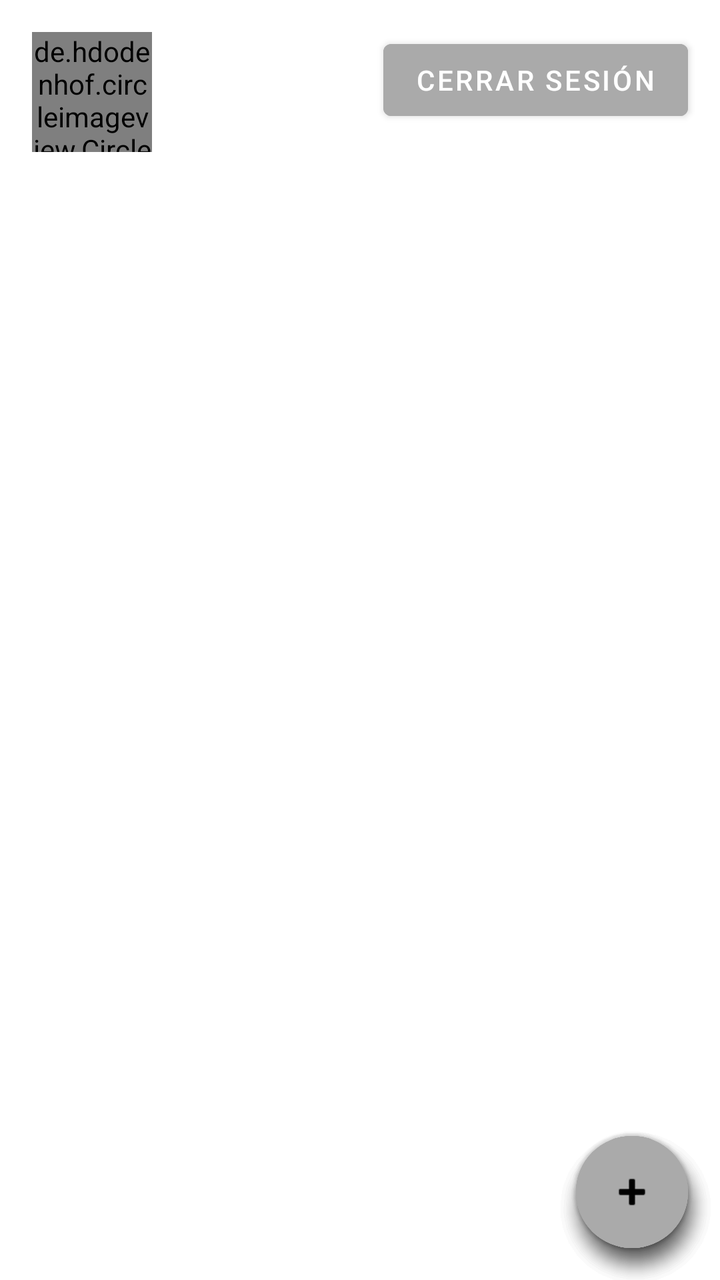
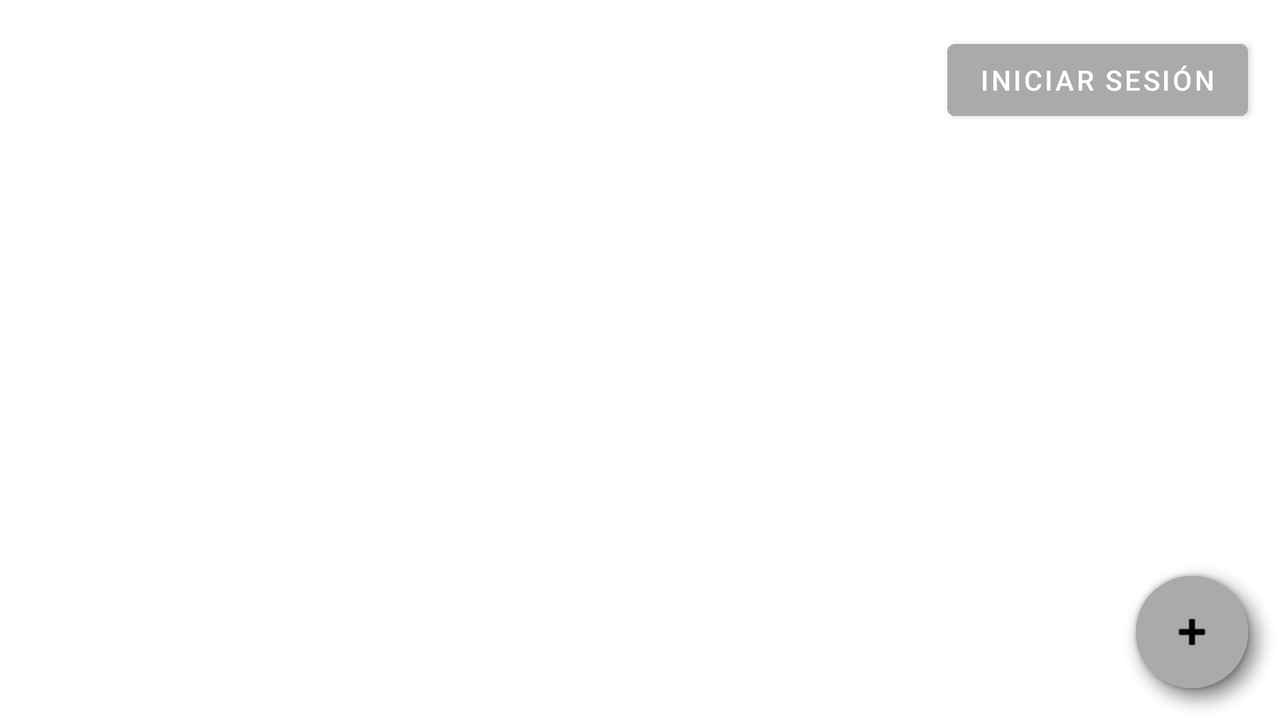

First picture: res/layout/ on a phone held upright. Second picture: the repository's own variant of that layout, on a device whose configuration matches the variant's folder. Source for both follows.
<!-- AndroidManifest.xml: activity theme Theme.MyFitnessNoteBook.NoActionBar -->
<!-- res/layout/activity_main.xml -->
<?xml version="1.0" encoding="utf-8"?>
<androidx.coordinatorlayout.widget.CoordinatorLayout
    xmlns:android="http://schemas.android.com/apk/res/android"
    xmlns:tools="http://schemas.android.com/tools"
    android:layout_width="match_parent"
    android:layout_height="match_parent"
    xmlns:app="http://schemas.android.com/apk/res-auto"
    tools:context=".MainActivity">


    <com.google.android.material.floatingactionbutton.FloatingActionButton
        android:id="@+id/fab4"
        android:layout_width="wrap_content"
        android:layout_height="wrap_content"
        android:layout_gravity="bottom|end"
        android:layout_margin="16dp"
        android:contentDescription="@string/app_name"
        app:srcCompat="@android:drawable/ic_menu_send"
        android:backgroundTint="@android:color/darker_gray"
        app:borderWidth="0dp"
        tools:ignore="DuplicateClickableBoundsCheck" />

    <com.google.android.material.floatingactionbutton.FloatingActionButton
        android:id="@+id/fab3"
        android:layout_width="wrap_content"
        android:layout_height="wrap_content"
        android:layout_gravity="bottom|end"
        android:layout_margin="16dp"
        android:contentDescription="@string/app_name"
        app:srcCompat="@android:drawable/ic_menu_camera"
        android:backgroundTint="@android:color/darker_gray"
        app:borderWidth="0dp"
        tools:ignore="DuplicateClickableBoundsCheck" />

    <com.google.android.material.floatingactionbutton.FloatingActionButton
        android:id="@+id/fab2"
        android:layout_width="wrap_content"
        android:layout_height="wrap_content"
        android:layout_gravity="bottom|end"
        android:layout_margin="16dp"
        android:contentDescription="@string/app_name"
        android:backgroundTint="@android:color/darker_gray"
        app:borderWidth="0dp"
        app:srcCompat="@android:drawable/ic_menu_delete" />

    <com.google.android.material.floatingactionbutton.FloatingActionButton
        android:id="@+id/fab1"
        android:layout_width="wrap_content"
        android:layout_height="wrap_content"
        android:layout_gravity="bottom|end"
        android:layout_margin="16dp"
        android:contentDescription="@string/app_name"
        android:backgroundTint="@android:color/darker_gray"
        app:borderWidth="0dp"
        app:srcCompat="@android:drawable/ic_input_add" />


    <com.google.android.material.floatingactionbutton.FloatingActionButton
        android:id="@+id/fab"
        android:layout_width="wrap_content"
        android:layout_height="wrap_content"
        android:layout_gravity="bottom|end"
        android:layout_margin="16dp"
        android:contentDescription="@string/app_name"
        android:backgroundTint="@android:color/darker_gray"
        app:borderWidth="0dp"
        app:srcCompat="@android:drawable/ic_input_add" />

    <Button
        android:id="@+id/btn_logout"
        android:layout_width="wrap_content"
        android:layout_height="wrap_content"
        android:layout_gravity="top|right"
        android:layout_margin="16dp"
        android:backgroundTint="@android:color/darker_gray"
        android:text="Cerrar sesión"
        app:borderWidth="0dp" />

    <ListView
        android:id="@+id/listViewRutinas"
        android:layout_width="wrap_content"
        android:layout_height="wrap_content"
        android:layout_marginTop="200dp"
        android:layout_marginLeft="16dp"
        android:layout_marginRight="16dp"

        />


    <de.hdodenhof.circleimageview.CircleImageView
        xmlns:app="http://schemas.android.com/apk/res-auto"
        android:id="@+id/perfil"
        android:layout_width="60dp"
        android:layout_height="60dp"
        android:layout_gravity="top|left"
        android:layout_margin="16dp"
        android:src="@mipmap/ic_user_icon_foreground"
        app:civ_border_width="2dp"
        app:civ_border_color="#FF000000"/>

</androidx.coordinatorlayout.widget.CoordinatorLayout>
<!-- resources referenced by this layout -->
<resources>
  <!-- mipmap ic_user_icon_foreground: png bitmap (mipmap-hdpi, 13100 bytes) -->
  <string name="app_name">MyFitnessNoteBook</string>
  <style name="Theme.MyFitnessNoteBook.NoActionBar">
          <item name="windowActionBar">false</item>
          <item name="windowNoTitle">true</item>
      </style>
</resources>
<!-- res/layout-land/activity_main.xml (the repository's variant of the layout above) -->
<!-- drawn on the phone turned sideways -->
<?xml version="1.0" encoding="utf-8"?>
<androidx.coordinatorlayout.widget.CoordinatorLayout
    xmlns:android="http://schemas.android.com/apk/res/android"
    xmlns:tools="http://schemas.android.com/tools"
    android:layout_width="match_parent"
    android:layout_height="match_parent"
    xmlns:app="http://schemas.android.com/apk/res-auto"
    tools:context=".MainActivity">

    <com.google.android.material.floatingactionbutton.FloatingActionButton
        android:id="@+id/fab3"
        android:layout_width="wrap_content"
        android:layout_height="wrap_content"
        android:layout_gravity="bottom|end"
        android:layout_margin="16dp"
        android:contentDescription="@string/app_name"
        app:srcCompat="@android:drawable/ic_btn_speak_now"
        android:backgroundTint="@android:color/darker_gray"
        app:borderWidth="0dp"
        tools:ignore="DuplicateClickableBoundsCheck" />

    <com.google.android.material.floatingactionbutton.FloatingActionButton
        android:id="@+id/fab2"
        android:layout_width="wrap_content"
        android:layout_height="wrap_content"
        android:layout_gravity="bottom|end"
        android:layout_margin="16dp"
        android:contentDescription="@string/app_name"
        android:backgroundTint="@android:color/darker_gray"
        app:borderWidth="0dp"
        app:srcCompat="@android:drawable/ic_menu_delete" />

    <com.google.android.material.floatingactionbutton.FloatingActionButton
        android:id="@+id/fab1"
        android:layout_width="wrap_content"
        android:layout_height="wrap_content"
        android:layout_gravity="bottom|end"
        android:layout_margin="16dp"
        android:contentDescription="@string/app_name"
        android:backgroundTint="@android:color/darker_gray"
        app:borderWidth="0dp"
        app:srcCompat="@android:drawable/ic_input_add" />


    <com.google.android.material.floatingactionbutton.FloatingActionButton
        android:id="@+id/fab"
        android:layout_width="wrap_content"
        android:layout_height="wrap_content"
        android:layout_gravity="bottom|end"
        android:layout_margin="16dp"
        android:contentDescription="@string/app_name"
        android:backgroundTint="@android:color/darker_gray"
        app:borderWidth="0dp"
        app:srcCompat="@android:drawable/ic_input_add" />

    <Button
        android:id="@+id/btn_logout"
        android:layout_width="wrap_content"
        android:layout_height="wrap_content"
        android:layout_gravity="top|right"
        android:layout_margin="16dp"
        android:backgroundTint="@android:color/darker_gray"
        app:borderWidth="0dp"
        android:text="Iniciar Sesión" />

    <ListView
        android:id="@+id/listViewRutinas"
        android:layout_width="wrap_content"
        android:layout_height="wrap_content"
        android:layout_marginTop="200dp"
        android:layout_marginLeft="16dp"
        android:layout_marginRight="16dp"

        />


</androidx.coordinatorlayout.widget.CoordinatorLayout>
<!-- resources referenced by the variant -->
<!-- as the phone turned sideways resolves them -->
<resources>
  <string name="app_name">MyFitnessNoteBook</string>
  <style name="Theme.MyFitnessNoteBook.NoActionBar">
          <item name="windowActionBar">false</item>
          <item name="windowNoTitle">true</item>
      </style>
</resources>
